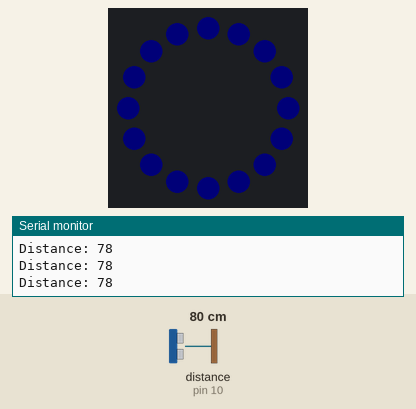
A sketch run on a simulated Arduino Uno, built with avr-gcc and run on an emulated ATmega328P. On the bench: 16 RGB LEDs in a ring, first at the top, clockwise, the last lines printed to the serial monitor. Wiring (inferred from the names in the program): ultrasonic range finder: trigger pin 9; echo pin 10. The inputs (shaded band) are chosen by the test bench; at power-on: distance to the obstacle (sensor on pin 10) 80 cm. The echo pulse lasts 58.3 µs per cm; dim RGB values are drawn brighter than linear.

Above: at 1.2 s.
1.3 s: distance to the obstacle (sensor on pin 10) set to 2 cm
At 2.2 s:
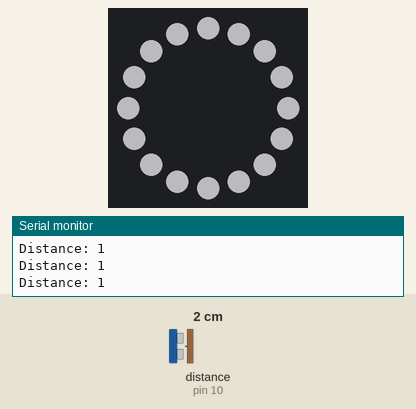
2.8 s: distance to the obstacle (sensor on pin 10) set to 18 cm
4.3 s: distance to the obstacle (sensor on pin 10) set to 35 cm
At 5.2 s:
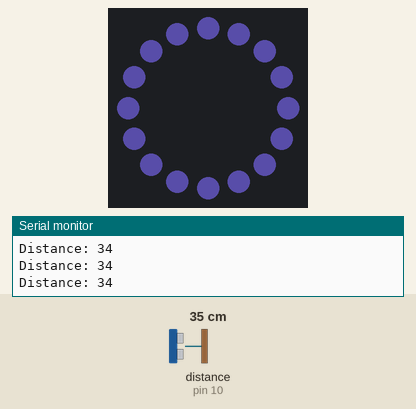
5.8 s: distance to the obstacle (sensor on pin 10) set to 4 cm
At 6.3 s:
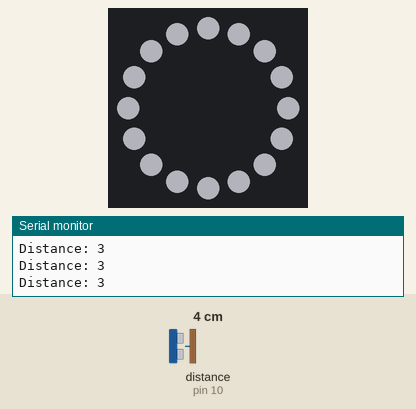
Timing chart, 0 to 8.3 s (numbered marks = the images above; inputs shaded):
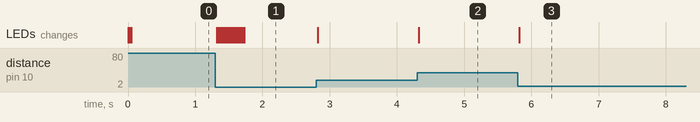

The sketch:

Variable_Saturation.ino
```cpp
#include <FastLED.h>
#define NUM_LEDS 16
#define LED_PIN 2
const int trigPin = 9;
const int echoPin = 10;
uint8_t hue = 108;
long duration;
int distance;
CRGB leds [NUM_LEDS];
int stabilization[3] = {};
int distance_readings_counter = 0;
int brightness = 10;

void setup() {
  FastLED.addLeds<WS2812B, LED_PIN, GRB>(leds, NUM_LEDS);
  FastLED.setBrightness(10);
  pinMode(trigPin, OUTPUT); // Sets the trigPin as an Output
  pinMode(echoPin, INPUT); // Sets the echoPin as an Input
  Serial.begin(9600); // Starts the serial communication
}

void loop() {
  digitalWrite(trigPin, LOW);
  delayMicroseconds(2);
  digitalWrite(trigPin, HIGH);
  delayMicroseconds(100);
  digitalWrite(trigPin, LOW);
  duration = pulseIn(echoPin, HIGH);
  distance = duration * 0.034 / 2;
  if (distance < 90) {
    stabilization[distance_readings_counter % 3] = distance;
    distance_readings_counter++;
  } else {
    distance = stabilization[distance_readings_counter % 3];
  }

  hue = distance * 2.5;
   Serial.print("Distance: ");
  Serial.println(distance);
    FastLED.setCorrection (TypicalPixelString);
  for (int i = 0; i < NUM_LEDS; i++) {
    leds[i] = CHSV(170, hue, 255);
  }
  if ( 80 - distance < 0) {
    brightness = 0;
  }else {
     brightness = 80-distance;
  }
  FastLED.setBrightness(brightness);
  FastLED.show();
}
```

Measured:
- after the input at 1.3 s, the LEDs: change at once (image 1)
- after the input at 4.3 s, the LEDs: change at once (image 2)
- after the input at 5.8 s, the LEDs: change at once (image 3)
